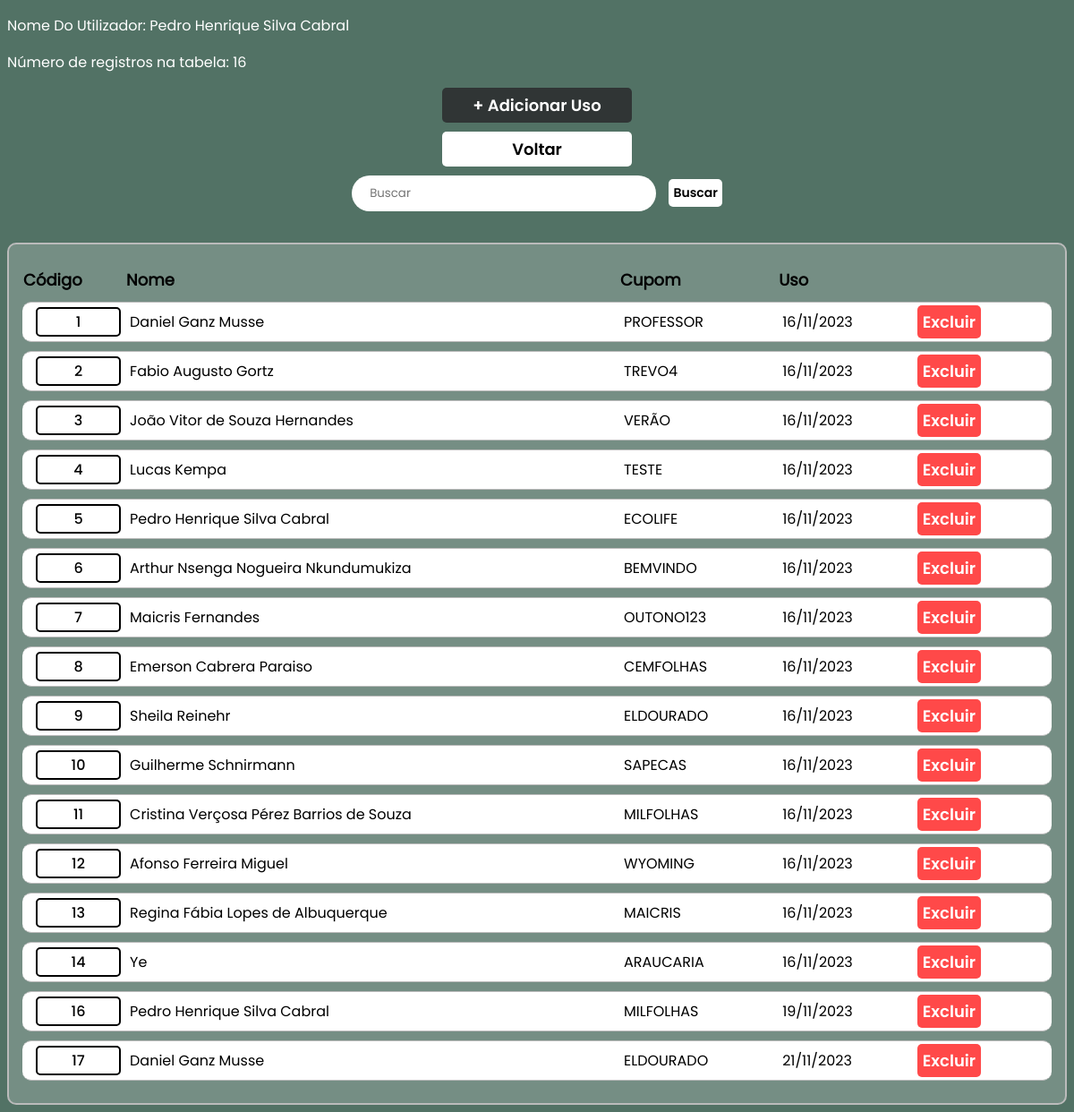
Screenshot of /perfil/admin/db9/uso_lst.php (signed in) with the database file from the repository.
### tables this page shows
CREATE TABLE `cliente` (
  `Cod_Cliente` int NOT NULL AUTO_INCREMENT,
  `Nome` varchar(100) DEFAULT NULL,
  `CPF` char(14) DEFAULT NULL,
  `Genero` char(1) DEFAULT NULL,
  `CEP` char(9) DEFAULT NULL,
  `DT_Nasc` date DEFAULT NULL,
  `Faixa_preco` int DEFAULT '0',
  `Inter_Nacional` char(1) DEFAULT 'A',
  `123Pontos` int DEFAULT '0',
  `Email` varchar(100) DEFAULT NULL,
  `Senha_login` varchar(20) DEFAULT NULL,
  PRIMARY KEY (`Cod_Cliente`),
  UNIQUE KEY `CPF` (`CPF`,`Email`)
);

CREATE TABLE `usa` (
  `Cod_uso` int NOT NULL AUTO_INCREMENT,
  `fk_Cliente_Cod_Cliente` int DEFAULT NULL,
  `fk_Cupom_Cod_cupom` int DEFAULT NULL,
  `DT_uso` date DEFAULT NULL,
  PRIMARY KEY (`Cod_uso`),
  KEY `FK_usa_1` (`fk_Cliente_Cod_Cliente`),
  KEY `FK_usa_2` (`fk_Cupom_Cod_cupom`),
  CONSTRAINT `FK_usa_1` FOREIGN KEY (`fk_Cliente_Cod_Cliente`) REFERENCES `cliente` (`Cod_Cliente`) ON DELETE CASCADE,
  CONSTRAINT `FK_usa_2` FOREIGN KEY (`fk_Cupom_Cod_cupom`) REFERENCES `cupom` (`Cod_cupom`) ON DELETE SET NULL
);

CREATE TABLE `cupom` (
  `Cod_cupom` int NOT NULL AUTO_INCREMENT,
  `Nome_cupom` varchar(10) DEFAULT NULL,
  `Valor_cupom` int DEFAULT NULL,
  PRIMARY KEY (`Cod_cupom`),
  UNIQUE KEY `Nome_cupom` (`Nome_cupom`)
);

### perfil/admin/db9/uso_lst.php (the view, shortened to what this page needs)
<!DOCTYPE html>
<html lang="pt-BR">
<head>
    <link rel="stylesheet" href="../style_lst.css">
</head>
<body>
    <?php
        include("../db0/connection.php");
        $sqlID = "SELECT Nome FROM Cliente WHERE Cod_cliente = {$_SESSION['Cod_Cliente']}";
        $resultID = $conn->query($sqlID);
        $rowID = $resultID->fetch_assoc();
        echo "<p>Nome Do Utilizador: " . $rowID['Nome'] . "</p>";
        if (isset($_GET['busca'])) {
            $busca = $_GET['busca'];
            if (!empty($busca)){
                $sql = "SELECT u.Cod_uso, u.fk_Cliente_Cod_Cliente, u.fk_Cupom_Cod_cupom, u.DT_uso, c.Nome AS NomeCliente, p.Nome_cupom AS NomeCupom
                FROM usa u
                INNER JOIN cliente c ON u.fk_Cliente_Cod_Cliente = c.Cod_Cliente
                INNER JOIN cupom p ON u.fk_Cupom_Cod_cupom = p.Cod_cupom
                WHERE u.Cod_uso = '$busca'
                OR c.Nome LIKE '%$busca%'
                OR p.Nome_cupom LIKE '%$busca%'";
                $result = $conn->query($sql);
                echo "<p>Número de registros na tabela: " . $result->num_rows . "</p>";
            } else {
                $sql = "SELECT Cod_uso, fk_Cliente_Cod_Cliente, fk_Cupom_Cod_cupom, DT_uso FROM usa";
                $result = $conn->query($sql);
                echo "<p>Número de registros na tabela: " . $result->num_rows . "</p>";
            }
        } else {
            $sql = "SELECT Cod_uso, fk_Cliente_Cod_Cliente, fk_Cupom_Cod_cupom, DT_uso FROM usa";
            $result = $conn->query($sql);
            echo "<p>Número de registros na tabela: " . $result->num_rows . "</p>";
        }
    ?>
    <div id="div_centralizar_elementos">
        <a id="ADD" href="uso_add.php">+ Adicionar Uso</a>
        <a id="Voltar" href="../db0/inicio.php">Voltar</a>
        <form method="get" action="" id="formulario">
            <input type="text" name="busca" id="busca" placeholder="Buscar">
            <input type="submit" value="Buscar" id="button_submit">
        </form>
    </div>
    <table>
        <thead>
            <tr>
                <th>Código</th>
                <th>Nome</th>
                <th>Cupom</th>
                <th>Uso</th>
            </tr>
        </thead>
        <?php
            if ($result->num_rows > 0) {
                while ($row = $result->fetch_assoc()) {
        ?>
            <tr>
                <td>
                    <a href="uso_info.php?Cod_uso=<?php echo $row['Cod_uso']?>"><?php echo $row['Cod_uso']?></a>
                </td>
                <td>
                    <?php
                        $fkCod_Cliente = $row['fk_Cliente_Cod_Cliente'];
                        $sqlCliente = "SELECT Nome FROM Cliente WHERE Cod_Cliente = $fkCod_Cliente";
                        $resultCliente = $conn->query($sqlCliente);
                        $clienteData = $resultCliente->fetch_assoc();
                        echo $clienteData['Nome'];
                    ?>
                </td>
                <td>
                    <?php
                        $fkCod_Lugar = $row['fk_Cupom_Cod_cupom'];
                        $sqlLugar = "SELECT Nome_cupom FROM Cupom WHERE Cod_cupom = $fkCod_Lugar";
                        $resultLugar = $conn->query($sqlLugar);
                        $LugarData = $resultLugar->fetch_assoc();
                        echo $LugarData['Nome_cupom'];
                    ?>
                </td>
                <td><?php echo date('d/m/Y', strtotime($row['DT_uso']))?></td>
                <td onclick="remove(<?php echo $row['Cod_uso']?>);">
                    <a id="Excluir" href="#" style="display: inline;">Excluir</a>
                </td>
            </tr>
        <?php
                }
             }
        ?>
    </table>
</body>
</html>

### perfil/admin/style_lst.css (style rules this page uses)
body { font-family: 'poppins'; background-color: #527265; }
#div_centralizar_elementos { display: flex; flex-direction: column; align-items: center; }
a { text-decoration: none; color: black; border: 2px solid black; border-radius: 5px; padding: 2px; font-family: 'poppins_medio'; display: flex; align-items: center; justify-content: center; }
td { padding: 5px; border: 1px solid #bbb; border-right: none; border-left: none; background-color: white; }
th { text-align: start; font-size: 18px; }
table tr td:last-child { border-radius: 0 10px 10px 0; padding-right: 15px; }
table tr td:nth-child(1) { border-radius: 10px 0 0 10px; padding-left: 15px; }
#ADD { width: 200px; margin-bottom: 10px; display: flex; font-family: 'poppins_semibold'; border: none; color: white; background-color: #303535; font-size: 18px; padding: 6px; border-radius: 5px; cursor: pointer; transition: opacity 0.15s, box-shadow 0.15s; }
#Voltar { width: 200px; margin-bottom: 10px; display: flex; font-family: 'poppins_semibold'; border: none; color: black; background-color: white; font-size: 18px; padding: 6px; border-radius: 5px; cursor: pointer; transition: opacity 0.15s, box-shadow 0.15s; }
#formulario { display: inline-block }
#busca { user-select: none; border-radius: 30px; border: 0px solid; color: #283228; background-color: rgb(255, 255, 255); height: 40px; width: 300px; margin: 0 10px 20px 0; padding: 0 20px; font-family: 'poppins'; transition: box-shadow 0.15s, background-color 0.15s; }
p { color: white; }
#button_submit { font-family: 'poppins_semibold'; border: none; color: black; background-color: white; font-size: 14px; padding: 5px; border-radius: 5px; cursor: pointer; transition: opacity 0.15s, box-shadow 0.15s; }
#Excluir { color: black; }
table { margin-top: 15px; border: 2px solid #bbb; width: 100%; background-color: rgba(255, 255, 255, 0.2); border-radius: 10px; border-spacing: 0 10px; padding: 15px 15px; }
#Excluir { user-select: none; width: 130px; font-family: 'poppins_semibold'; background-color: rgb(255, 73, 73); border: none; color: white; font-size: 18px; padding: 6px; border-radius: 5px; cursor: pointer; transition: opacity 0.15s, box-shadow 0.15s; }

### rows the page displays
cliente: Nome "Pedro Henrique Silva Cabral"
usa: Cod_uso "1", fk_Cliente_Cod_Cliente.Nome "Daniel Ganz Musse", fk_Cupom_Cod_cupom.Nome_cupom "PROFESSOR", DT_uso "16/11/2023"
usa: Cod_uso "2", fk_Cliente_Cod_Cliente.Nome "Fabio Augusto Gortz", fk_Cupom_Cod_cupom.Nome_cupom "TREVO4", DT_uso "16/11/2023"
usa: Cod_uso "3", fk_Cliente_Cod_Cliente.Nome "João Vitor de Souza Hernandes", fk_Cupom_Cod_cupom.Nome_cupom "VERÃO", DT_uso "16/11/2023"
usa: Cod_uso "4", fk_Cliente_Cod_Cliente.Nome "Lucas Kempa", fk_Cupom_Cod_cupom.Nome_cupom "TESTE", DT_uso "16/11/2023"
usa: Cod_uso "5", fk_Cliente_Cod_Cliente.Nome "Pedro Henrique Silva Cabral", fk_Cupom_Cod_cupom.Nome_cupom "ECOLIFE", DT_uso "16/11/2023"
usa: Cod_uso "6", fk_Cliente_Cod_Cliente.Nome "Arthur Nsenga Nogueira Nkundumukiza", fk_Cupom_Cod_cupom.Nome_cupom "BEMVINDO", DT_uso "16/11/2023"
usa: Cod_uso "7", fk_Cliente_Cod_Cliente.Nome "Maicris Fernandes", fk_Cupom_Cod_cupom.Nome_cupom "OUTONO123", DT_uso "16/11/2023"
usa: Cod_uso "8", fk_Cliente_Cod_Cliente.Nome "Emerson Cabrera Paraiso", fk_Cupom_Cod_cupom.Nome_cupom "CEMFOLHAS", DT_uso "16/11/2023"
usa: Cod_uso "9", fk_Cliente_Cod_Cliente.Nome "Sheila Reinehr", fk_Cupom_Cod_cupom.Nome_cupom "ELDOURADO", DT_uso "16/11/2023"
usa: Cod_uso "10", fk_Cliente_Cod_Cliente.Nome "Guilherme Schnirmann", fk_Cupom_Cod_cupom.Nome_cupom "SAPECAS", DT_uso "16/11/2023"
usa: Cod_uso "11", fk_Cliente_Cod_Cliente.Nome "Cristina Verçosa Pérez Barrios de Souza", fk_Cupom_Cod_cupom.Nome_cupom "MILFOLHAS", DT_uso "16/11/2023"
usa: Cod_uso "12", fk_Cliente_Cod_Cliente.Nome "Afonso Ferreira Miguel", fk_Cupom_Cod_cupom.Nome_cupom "WYOMING", DT_uso "16/11/2023"
usa: Cod_uso "13", fk_Cliente_Cod_Cliente.Nome "Regina Fábia Lopes de Albuquerque", fk_Cupom_Cod_cupom.Nome_cupom "MAICRIS", DT_uso "16/11/2023"
usa: Cod_uso "14", fk_Cliente_Cod_Cliente.Nome "Ye", fk_Cupom_Cod_cupom.Nome_cupom "ARAUCARIA", DT_uso "16/11/2023"
usa: Cod_uso "16", fk_Cliente_Cod_Cliente.Nome "Pedro Henrique Silva Cabral", fk_Cupom_Cod_cupom.Nome_cupom "MILFOLHAS", DT_uso "19/11/2023"
usa: Cod_uso "17", fk_Cliente_Cod_Cliente.Nome "Daniel Ganz Musse", fk_Cupom_Cod_cupom.Nome_cupom "ELDOURADO", DT_uso "21/11/2023"

### other values shown
$result->num_rows "16"
